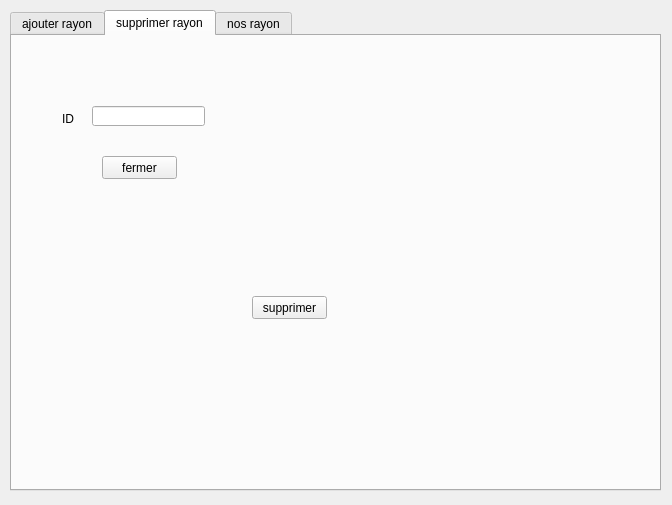
<?xml version="1.0" encoding="UTF-8"?>
<ui version="4.0">
 <class>gestion_rayon</class>
 <widget class="QDialog" name="gestion_rayon">
  <property name="geometry">
   <rect>
    <x>0</x>
    <y>0</y>
    <width>672</width>
    <height>505</height>
   </rect>
  </property>
  <property name="windowTitle">
   <string>Dialog</string>
  </property>
  <widget class="QTabWidget" name="tabWidget">
   <property name="geometry">
    <rect>
     <x>10</x>
     <y>10</y>
     <width>651</width>
     <height>481</height>
    </rect>
   </property>
   <property name="currentIndex">
    <number>1</number>
   </property>
   <widget class="QWidget" name="tab">
    <attribute name="title">
     <string>ajouter rayon</string>
    </attribute>
    <layout class="QVBoxLayout" name="verticalLayout">
     <item>
      <widget class="QLineEdit" name="lineEdit_id"/>
     </item>
     <item>
      <widget class="QLabel" name="label">
       <property name="styleSheet">
        <string notr="true">font: 75 10pt &quot;MS Shell Dlg 2&quot;;
font: 75 8pt &quot;MS Shell Dlg 2&quot;;</string>
       </property>
       <property name="text">
        <string>ID</string>
       </property>
      </widget>
     </item>
     <item>
      <widget class="QSpinBox" name="spinBox"/>
     </item>
     <item>
      <widget class="QLabel" name="label_2">
       <property name="styleSheet">
        <string notr="true">font: 75 10pt &quot;MS Shell Dlg 2&quot;;
font: 75 8pt &quot;MS Shell Dlg 2&quot;;</string>
       </property>
       <property name="text">
        <string>numéro</string>
       </property>
      </widget>
     </item>
     <item>
      <widget class="QPushButton" name="ajouter_pushButton">
       <property name="text">
        <string>ajouter</string>
       </property>
      </widget>
     </item>
     <item>
      <widget class="QPushButton" name="fermer">
       <property name="text">
        <string>fermer</string>
       </property>
      </widget>
     </item>
    </layout>
   </widget>
   <widget class="QWidget" name="tab_4">
    <attribute name="title">
     <string>supprimer rayon</string>
    </attribute>
    <widget class="QLineEdit" name="lineEdit_7">
     <property name="geometry">
      <rect>
       <x>80</x>
       <y>70</y>
       <width>113</width>
       <height>20</height>
      </rect>
     </property>
    </widget>
    <widget class="QPushButton" name="supprimer_pushButton">
     <property name="geometry">
      <rect>
       <x>240</x>
       <y>260</y>
       <width>75</width>
       <height>23</height>
      </rect>
     </property>
     <property name="text">
      <string>supprimer</string>
     </property>
    </widget>
    <widget class="QLabel" name="label_7">
     <property name="geometry">
      <rect>
       <x>50</x>
       <y>70</y>
       <width>32</width>
       <height>25</height>
      </rect>
     </property>
     <property name="text">
      <string>ID</string>
     </property>
    </widget>
    <widget class="QPushButton" name="pushButton">
     <property name="geometry">
      <rect>
       <x>90</x>
       <y>120</y>
       <width>75</width>
       <height>23</height>
      </rect>
     </property>
     <property name="text">
      <string>fermer</string>
     </property>
    </widget>
   </widget>
   <widget class="QWidget" name="tab_3">
    <attribute name="title">
     <string>nos rayon</string>
    </attribute>
    <widget class="QTableView" name="tabrayon">
     <property name="geometry">
      <rect>
       <x>335</x>
       <y>1</y>
       <width>311</width>
       <height>451</height>
      </rect>
     </property>
    </widget>
    <widget class="QPushButton" name="modifier_pushbutton">
     <property name="geometry">
      <rect>
       <x>140</x>
       <y>230</y>
       <width>75</width>
       <height>23</height>
      </rect>
     </property>
     <property name="text">
      <string>modifier</string>
     </property>
    </widget>
    <widget class="QLabel" name="label_8">
     <property name="geometry">
      <rect>
       <x>10</x>
       <y>80</y>
       <width>32</width>
       <height>25</height>
      </rect>
     </property>
     <property name="text">
      <string>ID</string>
     </property>
    </widget>
    <widget class="QComboBox" name="comboBox">
     <property name="geometry">
      <rect>
       <x>60</x>
       <y>80</y>
       <width>69</width>
       <height>22</height>
      </rect>
     </property>
    </widget>
    <widget class="QLabel" name="label_9">
     <property name="geometry">
      <rect>
       <x>10</x>
       <y>130</y>
       <width>41</width>
       <height>25</height>
      </rect>
     </property>
     <property name="text">
      <string>numero</string>
     </property>
    </widget>
    <widget class="QLineEdit" name="num_linedit">
     <property name="geometry">
      <rect>
       <x>80</x>
       <y>130</y>
       <width>113</width>
       <height>20</height>
      </rect>
     </property>
    </widget>
    <widget class="QPushButton" name="pushButton_2">
     <property name="geometry">
      <rect>
       <x>140</x>
       <y>270</y>
       <width>75</width>
       <height>23</height>
      </rect>
     </property>
     <property name="text">
      <string>supprimer</string>
     </property>
    </widget>
   </widget>
  </widget>
 </widget>
 <resources/>
 <connections/>
</ui>
